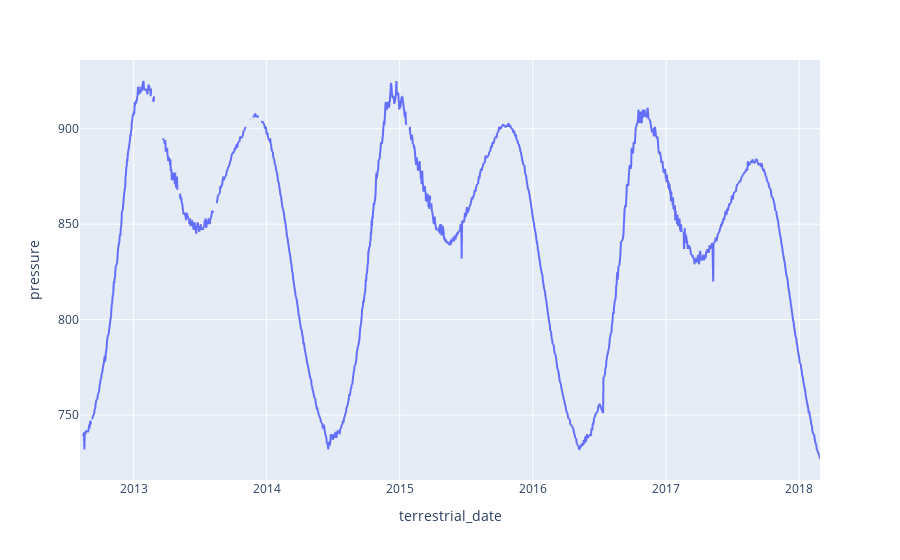

The cell this chart's notebook holds for it:
### Code cell
# Plot a line chart of the daily atmospheric pressure by terrestrial date
# note: you do not need to modify the dataframe
# use the original one you loaded at the beginning of the milestone.
px.line(df, y='pressure',x='terrestrial_date' )

### Figure 1 — Plotly figure (JSON) as saved in the notebook; plotly's stock layout.template omitted (floating-point values rounded to 4 significant figures; data arrays with more than 128 entries replaced by an {"elided": "..."} marker saying what was removed)
{"data": [{"hovertemplate": "terrestrial_date=%{x}<br>pressure=%{y}<extra></extra>", "legendgroup": "", "line": {"color": "#636efa", "dash": "solid"}, "marker": {"symbol": "circle"}, "mode": "lines", "name": "", "showlegend": false, "type": "scattergl", "x": {"elided": "1894 str values"}, "xaxis": "x", "y": {"elided": "1894 int values"}, "yaxis": "y"}], "layout": {"autosize": true, "legend": {"tracegroupgap": 0}, "margin": {"t": 60}, "xaxis": {"anchor": "y", "autorange": true, "domain": [0, 1], "range": ["2012-08-07", "2018-02-27"], "title": {"text": "terrestrial_date"}, "type": "date"}, "yaxis": {"anchor": "x", "autorange": true, "domain": [0, 1], "range": [716, 936], "title": {"text": "pressure"}, "type": "linear"}}}
